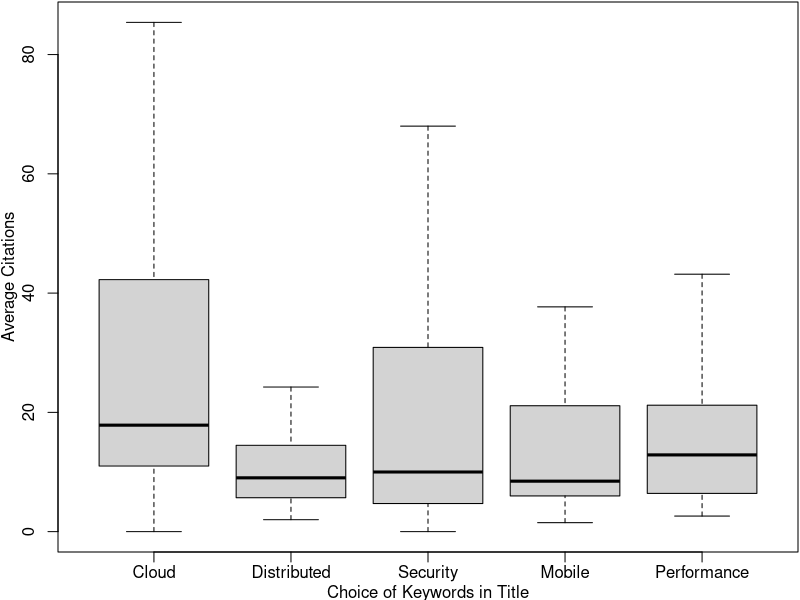

Write the R code that produced this figure.
cloud<-c(44.0000,0.0000,29.7143,42.2564,15.5714,100.6154,20.5362,27.8000,5.7500,35.0000,17.5789,155.7778,10.8125,7.1111,12.6471,12.1000,33.2558,12.5714,21.8000,255.0000,116.0303,8.8571,46.2222,13.2174,11.0000,3.7500,38.3750,38.0000,6.0000,15.0000,25.0000,6.6667,76.0000,11.0000,18.0000,11.4615,10.0000,7.5000,37.5000,85.4000,67.5000,43.0000,236.1176,17.7143,0.0000,17.3333,16.6667,21.7500,0.5000,47.6667)

distributed<-c(3.0000,18.9000,9.0244,4.5116,9.3333,11.3636,5.4167,2.9000,3.0000,7.1333,14.9333,13.0000,16.0909,5.1429,11.4286,11.1441,5.2000,7.2857,9.5605,6.1071,14.2247,14.7273,5.7692,32.0000,29.0000,38.5978,5.0833,13.7292,4.7381,6.7143,5.6000,16.5000,24.2500,13.1429,2.2857,169.0000,12.6364,28.7500,6.8000,80.5714,9.2143,2.0000,23.8750,11.4000,3.5714,9.0000,6.8889,8.8333,9.6250,29.7333,10.2800,6.7361,6.7477,4.5294,8.3333,8.7778,6.5000,3.5000,40.0000)

security<-c(8.3158,2.0000,71.5000,12.0000,7.3929,32.2182,49.5000,7.6667,21.5000,0.5000,14.0000,8.0000,54.6667,9.7959,11.7111,3.9565,17.7000,29.5714,4.0000,23.0000,98.5625,2.1667,11.0000,7.7692,7.8889,3.0000,0.0000,67.0000,5.3333,22.5000,4.0000,43.5714,15.0000,237.0000,1.0000,8.2500,4.6667,10.0000,82.6154,56.1429,0.0000,36.8750,12.1667,6.0000,11.8889,4.2857,4.2000,33.0000,5.5556,4.7500,68.0000)

mobile<-c(9.0000,7.2500,12.0000,7.6573,54.0714,18.2857,2.5000,7.4167,16.6000,4.0000,13.5000,2.0000,1.5000,6.0000,8.3179,6.1667,8.3125,6.3000,8.6081,10.0000,5.5000,128.8750,37.6941,4.2308,30.4000,5.1000,6.7143,5.8070,4.2500,75.3333,33.6250,5.9750,71.9048,5.0323,12.6667,8.2500,92.0000,12.2500,34.3333,14.0000,12.0625,4.0000,14.0000,34.0000,151.3333,45.1304,23.9333,11.2500,5.7860,7.7943,6.5778,8.8039,7.5000,7.4000,5.1250,61.7500)

performance<-c(10.5000,14.2500,106.8889,16.1034,5.9455,14.2500,25.1364,15.0938,5.8095,43.1667,2.7500,10.6000,21.0000,12.5556,6.3696,67.3077,7.3127,6.0882,4.2857,10.7703,4.3902,13.0625,43.7500,16.4348,26.8000,45.2000,37.3721,2.6087,20.3505,5.0645,17.2857,5.5362,14.1600,47.4000,13.6667,3.0000,98.5000,8.5652,94.0000,6.4545,63.5556,10.4000,21.4000,12.6667,18.0000,6.5000,10.0000,5.4800,17.8462,15.5000,76.9200,19.5333,9.2415,7.3842,4.7222,3.9706,5.2727,7.8800,6.7273,65.4000)


par(mar=c(2.4, 2.9, 0.1, 0.1))
boxplot(cloud, distributed, security, mobile, performance, at=c(1, 2, 3, 4, 5), outline=FALSE, xaxt='n')
axis(side=1, at=c(1, 2, 3, 4, 5), labels=c("Cloud", "Distributed", "Security", "Mobile", "Performance"), mgp = c(3, 0.5, 0))
mtext(side = 1, text = "Choice of Keywords in Title", line = 1.5)
mtext(side = 2, text = "Average Citations", line = 2)
